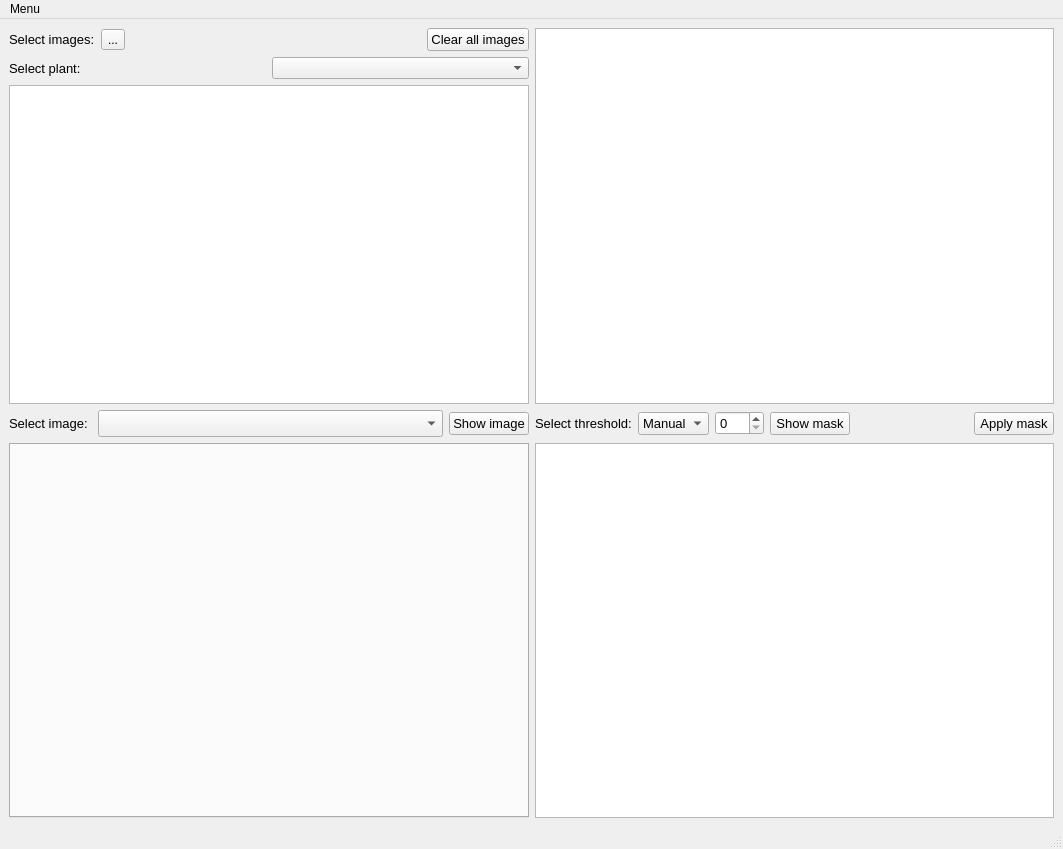
<?xml version="1.0" encoding="UTF-8"?>
<ui version="4.0">
 <class>UQ_GUI</class>
 <widget class="QMainWindow" name="UQ_GUI">
  <property name="geometry">
   <rect>
    <x>0</x>
    <y>0</y>
    <width>1063</width>
    <height>849</height>
   </rect>
  </property>
  <property name="windowTitle">
   <string>University of Queensland - Plant Analyzer</string>
  </property>
  <widget class="QWidget" name="centralwidget">
   <property name="enabled">
    <bool>true</bool>
   </property>
   <layout class="QGridLayout" name="gridLayout_2">
    <item row="0" column="0">
     <layout class="QGridLayout" name="gridLayout" rowstretch="1,0,1" columnstretch="1,1">
      <item row="0" column="1">
       <layout class="QVBoxLayout" name="verticalLayout_2">
        <item>
         <widget class="QGraphicsView" name="GV_image">
          <property name="sizePolicy">
           <sizepolicy hsizetype="Expanding" vsizetype="Expanding">
            <horstretch>0</horstretch>
            <verstretch>0</verstretch>
           </sizepolicy>
          </property>
          <property name="minimumSize">
           <size>
            <width>0</width>
            <height>0</height>
           </size>
          </property>
          <property name="mouseTracking">
           <bool>true</bool>
          </property>
         </widget>
        </item>
       </layout>
      </item>
      <item row="0" column="0">
       <layout class="QVBoxLayout" name="verticalLayout">
        <item>
         <layout class="QHBoxLayout" name="horizontalLayout_3">
          <item>
           <widget class="QLabel" name="label">
            <property name="font">
             <font>
              <pointsize>10</pointsize>
             </font>
            </property>
            <property name="text">
             <string>Select images:</string>
            </property>
           </widget>
          </item>
          <item>
           <widget class="QToolButton" name="TB_imagefolder">
            <property name="text">
             <string>...</string>
            </property>
           </widget>
          </item>
          <item>
           <spacer name="horizontalSpacer_3">
            <property name="orientation">
             <enum>Qt::Horizontal</enum>
            </property>
            <property name="sizeHint" stdset="0">
             <size>
              <width>40</width>
              <height>20</height>
             </size>
            </property>
           </spacer>
          </item>
          <item>
           <widget class="QPushButton" name="PB_clearimgs">
            <property name="font">
             <font>
              <pointsize>10</pointsize>
             </font>
            </property>
            <property name="text">
             <string>Clear all images</string>
            </property>
           </widget>
          </item>
         </layout>
        </item>
        <item>
         <layout class="QHBoxLayout" name="horizontalLayout_4">
          <item>
           <widget class="QLabel" name="label_2">
            <property name="font">
             <font>
              <pointsize>10</pointsize>
             </font>
            </property>
            <property name="text">
             <string>Select plant:</string>
            </property>
           </widget>
          </item>
          <item>
           <widget class="QComboBox" name="CB_selectplant"/>
          </item>
         </layout>
        </item>
        <item>
         <widget class="QListWidget" name="LW_imgpaths"/>
        </item>
       </layout>
      </item>
      <item row="1" column="0">
       <layout class="QHBoxLayout" name="horizontalLayout">
        <item>
         <widget class="QLabel" name="label_3">
          <property name="font">
           <font>
            <pointsize>10</pointsize>
           </font>
          </property>
          <property name="text">
           <string>Select image: </string>
          </property>
          <property name="buddy">
           <cstring>CB_selectimage</cstring>
          </property>
         </widget>
        </item>
        <item>
         <widget class="QComboBox" name="CB_selectimage">
          <property name="sizePolicy">
           <sizepolicy hsizetype="Expanding" vsizetype="Fixed">
            <horstretch>0</horstretch>
            <verstretch>0</verstretch>
           </sizepolicy>
          </property>
          <property name="minimumSize">
           <size>
            <width>200</width>
            <height>27</height>
           </size>
          </property>
          <property name="font">
           <font>
            <pointsize>8</pointsize>
           </font>
          </property>
         </widget>
        </item>
        <item>
         <widget class="QPushButton" name="PB_showimage">
          <property name="font">
           <font>
            <pointsize>10</pointsize>
           </font>
          </property>
          <property name="text">
           <string>Show image</string>
          </property>
         </widget>
        </item>
       </layout>
      </item>
      <item row="1" column="1">
       <layout class="QHBoxLayout" name="horizontalLayout_2">
        <item>
         <widget class="QLabel" name="label_4">
          <property name="font">
           <font>
            <pointsize>10</pointsize>
           </font>
          </property>
          <property name="text">
           <string>Select threshold:</string>
          </property>
         </widget>
        </item>
        <item>
         <widget class="QComboBox" name="CB_selectthreshold">
          <property name="font">
           <font>
            <pointsize>10</pointsize>
           </font>
          </property>
          <item>
           <property name="text">
            <string>Manual</string>
           </property>
          </item>
         </widget>
        </item>
        <item>
         <widget class="QSpinBox" name="SB_selectmanualth">
          <property name="font">
           <font>
            <pointsize>10</pointsize>
           </font>
          </property>
          <property name="maximum">
           <number>255</number>
          </property>
         </widget>
        </item>
        <item>
         <widget class="QPushButton" name="PB_showmask">
          <property name="font">
           <font>
            <pointsize>10</pointsize>
           </font>
          </property>
          <property name="text">
           <string>Show mask</string>
          </property>
         </widget>
        </item>
        <item>
         <spacer name="horizontalSpacer_2">
          <property name="orientation">
           <enum>Qt::Horizontal</enum>
          </property>
          <property name="sizeHint" stdset="0">
           <size>
            <width>40</width>
            <height>20</height>
           </size>
          </property>
         </spacer>
        </item>
        <item>
         <widget class="QPushButton" name="pushButton">
          <property name="font">
           <font>
            <pointsize>10</pointsize>
           </font>
          </property>
          <property name="text">
           <string>Apply mask</string>
          </property>
         </widget>
        </item>
       </layout>
      </item>
      <item row="2" column="0">
       <widget class="QTabWidget" name="ImgTabs">
        <property name="sizePolicy">
         <sizepolicy hsizetype="Expanding" vsizetype="Expanding">
          <horstretch>0</horstretch>
          <verstretch>0</verstretch>
         </sizepolicy>
        </property>
        <property name="baseSize">
         <size>
          <width>750</width>
          <height>500</height>
         </size>
        </property>
        <property name="tabShape">
         <enum>QTabWidget::Triangular</enum>
        </property>
        <property name="currentIndex">
         <number>-1</number>
        </property>
       </widget>
      </item>
      <item row="2" column="1">
       <widget class="QGraphicsView" name="GV_mask">
        <property name="sizePolicy">
         <sizepolicy hsizetype="Expanding" vsizetype="Expanding">
          <horstretch>0</horstretch>
          <verstretch>0</verstretch>
         </sizepolicy>
        </property>
        <property name="minimumSize">
         <size>
          <width>0</width>
          <height>0</height>
         </size>
        </property>
        <property name="mouseTracking">
         <bool>true</bool>
        </property>
       </widget>
      </item>
     </layout>
    </item>
   </layout>
  </widget>
  <widget class="QMenuBar" name="menubar">
   <property name="geometry">
    <rect>
     <x>0</x>
     <y>0</y>
     <width>1063</width>
     <height>26</height>
    </rect>
   </property>
   <widget class="QMenu" name="menuMenu">
    <property name="title">
     <string>Menu</string>
    </property>
    <addaction name="actionOpen"/>
    <addaction name="actionSave"/>
   </widget>
   <addaction name="menuMenu"/>
  </widget>
  <widget class="QStatusBar" name="statusbar"/>
  <action name="actionOpen">
   <property name="text">
    <string>Open</string>
   </property>
  </action>
  <action name="actionSave">
   <property name="text">
    <string>Save</string>
   </property>
  </action>
 </widget>
 <resources/>
 <connections/>
</ui>
